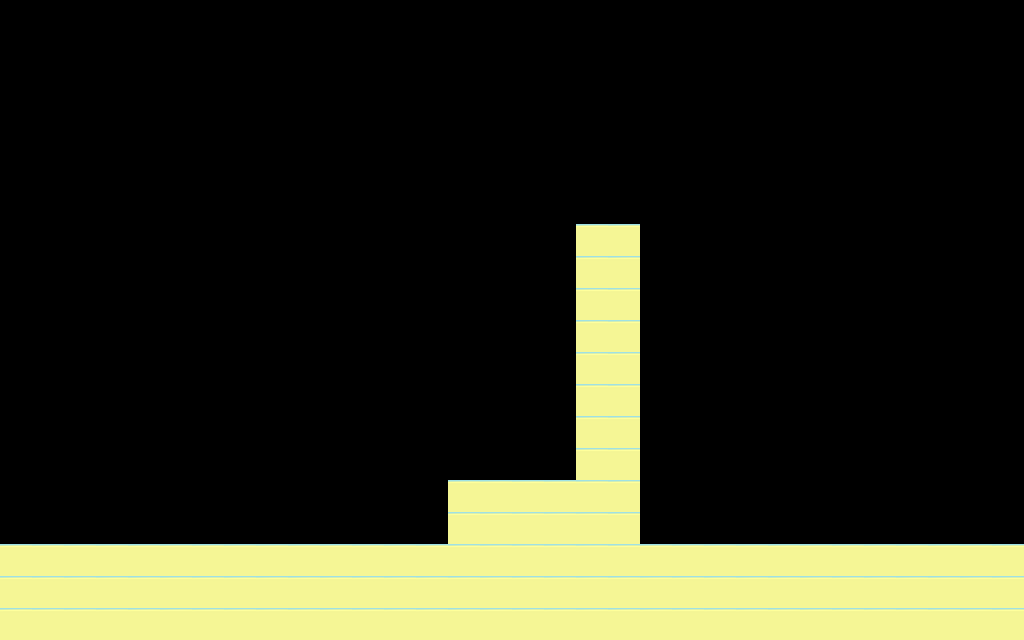

A level layout from a 2D game, rendered from its tile map. Below: a short description, then the map file with tile-grid data replaced by summaries:
An orthogonal 32x20 tile map with 32x32 px tiles, 1 tile layer (mainLayer).

<map version="1.2" tiledversion="1.2.3" orientation="orthogonal" renderorder="right-down" width="32" height="20" tilewidth="32" tileheight="32" infinite="0" nextlayerid="2" nextobjectid="1">
 <tileset firstgid="1" source="menu_background.tsx" />
 <layer id="1" name="mainLayer" width="32" height="20">
  <data>[640 cells, 124 non-empty, 1 distinct tile ids]</data>
 </layer>
</map>
